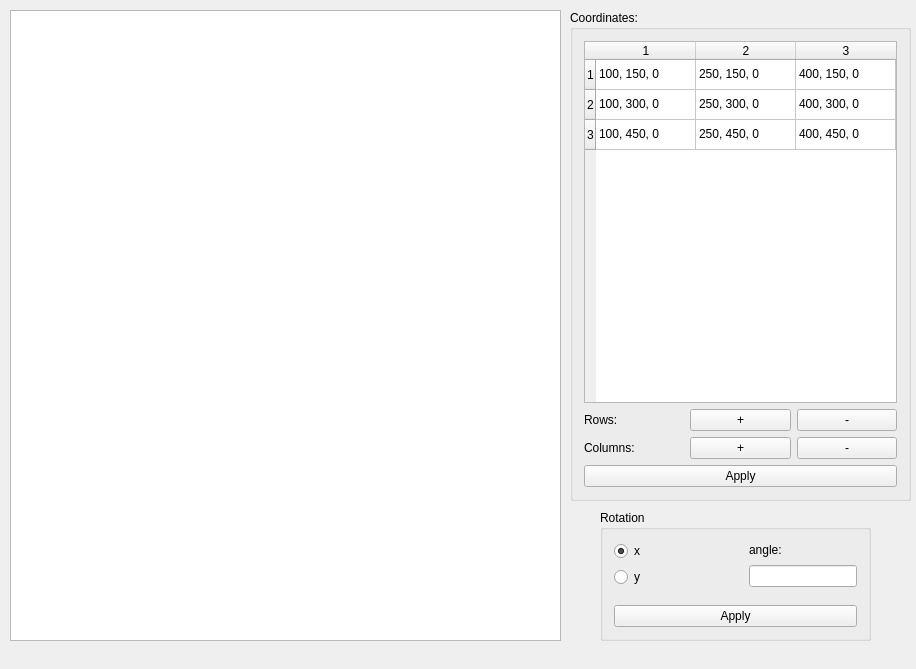
<?xml version="1.0" encoding="UTF-8"?>
<ui version="4.0">
 <class>MainWindow</class>
 <widget class="QMainWindow" name="MainWindow">
  <property name="geometry">
   <rect>
    <x>0</x>
    <y>0</y>
    <width>916</width>
    <height>669</height>
   </rect>
  </property>
  <property name="windowTitle">
   <string>Bezier Surface</string>
  </property>
  <widget class="QWidget" name="centralWidget">
   <widget class="QGraphicsView" name="drawArea">
    <property name="geometry">
     <rect>
      <x>10</x>
      <y>10</y>
      <width>551</width>
      <height>631</height>
     </rect>
    </property>
    <property name="sizePolicy">
     <sizepolicy hsizetype="Fixed" vsizetype="Fixed">
      <horstretch>0</horstretch>
      <verstretch>0</verstretch>
     </sizepolicy>
    </property>
   </widget>
   <widget class="QGroupBox" name="groupBox">
    <property name="geometry">
     <rect>
      <x>570</x>
      <y>10</y>
      <width>341</width>
      <height>491</height>
     </rect>
    </property>
    <property name="sizePolicy">
     <sizepolicy hsizetype="Fixed" vsizetype="Fixed">
      <horstretch>0</horstretch>
      <verstretch>0</verstretch>
     </sizepolicy>
    </property>
    <property name="title">
     <string>Coordinates:</string>
    </property>
    <layout class="QGridLayout" name="gridLayout">
     <item row="1" column="0">
      <widget class="QLabel" name="label_2">
       <property name="text">
        <string>Rows:</string>
       </property>
      </widget>
     </item>
     <item row="1" column="1">
      <widget class="QPushButton" name="addRowBtn">
       <property name="text">
        <string>+</string>
       </property>
      </widget>
     </item>
     <item row="1" column="2">
      <widget class="QPushButton" name="deleteRowBtn">
       <property name="text">
        <string>-</string>
       </property>
      </widget>
     </item>
     <item row="2" column="0">
      <widget class="QLabel" name="label_3">
       <property name="text">
        <string>Columns:</string>
       </property>
      </widget>
     </item>
     <item row="2" column="1">
      <widget class="QPushButton" name="addColBtn">
       <property name="text">
        <string>+</string>
       </property>
      </widget>
     </item>
     <item row="2" column="2">
      <widget class="QPushButton" name="deleteColBtn">
       <property name="text">
        <string>-</string>
       </property>
      </widget>
     </item>
     <item row="0" column="0" colspan="3">
      <widget class="QTableWidget" name="table">
       <property name="sizePolicy">
        <sizepolicy hsizetype="Expanding" vsizetype="Expanding">
         <horstretch>0</horstretch>
         <verstretch>0</verstretch>
        </sizepolicy>
       </property>
       <row>
        <property name="text">
         <string>1</string>
        </property>
       </row>
       <row>
        <property name="text">
         <string>2</string>
        </property>
       </row>
       <row>
        <property name="text">
         <string>3</string>
        </property>
       </row>
       <column>
        <property name="text">
         <string>1</string>
        </property>
       </column>
       <column>
        <property name="text">
         <string>2</string>
        </property>
       </column>
       <column>
        <property name="text">
         <string>3</string>
        </property>
       </column>
       <item row="0" column="0">
        <property name="text">
         <string>100, 150, 0</string>
        </property>
       </item>
       <item row="0" column="1">
        <property name="text">
         <string>250, 150, 0</string>
        </property>
       </item>
       <item row="0" column="2">
        <property name="text">
         <string>400, 150, 0</string>
        </property>
       </item>
       <item row="1" column="0">
        <property name="text">
         <string>100, 300, 0</string>
        </property>
       </item>
       <item row="1" column="1">
        <property name="text">
         <string>250, 300, 0</string>
        </property>
       </item>
       <item row="1" column="2">
        <property name="text">
         <string>400, 300, 0</string>
        </property>
       </item>
       <item row="2" column="0">
        <property name="text">
         <string>100, 450, 0</string>
        </property>
       </item>
       <item row="2" column="1">
        <property name="text">
         <string>250, 450, 0</string>
        </property>
       </item>
       <item row="2" column="2">
        <property name="text">
         <string>400, 450, 0</string>
        </property>
       </item>
      </widget>
     </item>
     <item row="3" column="0" colspan="3">
      <widget class="QPushButton" name="calcBtn">
       <property name="text">
        <string>Apply</string>
       </property>
      </widget>
     </item>
    </layout>
   </widget>
   <widget class="QGroupBox" name="groupBox_2">
    <property name="enabled">
     <bool>true</bool>
    </property>
    <property name="geometry">
     <rect>
      <x>600</x>
      <y>510</y>
      <width>271</width>
      <height>131</height>
     </rect>
    </property>
    <property name="sizePolicy">
     <sizepolicy hsizetype="Fixed" vsizetype="Fixed">
      <horstretch>0</horstretch>
      <verstretch>0</verstretch>
     </sizepolicy>
    </property>
    <property name="title">
     <string>Rotation</string>
    </property>
    <layout class="QVBoxLayout" name="verticalLayout_4">
     <item>
      <layout class="QHBoxLayout" name="horizontalLayout">
       <item>
        <layout class="QVBoxLayout" name="verticalLayout_2">
         <item>
          <widget class="QRadioButton" name="radioButtonX">
           <property name="text">
            <string>x</string>
           </property>
           <property name="checked">
            <bool>true</bool>
           </property>
          </widget>
         </item>
         <item>
          <widget class="QRadioButton" name="radioButtonY">
           <property name="text">
            <string>y</string>
           </property>
          </widget>
         </item>
        </layout>
       </item>
       <item>
        <spacer name="horizontalSpacer">
         <property name="orientation">
          <enum>Qt::Horizontal</enum>
         </property>
         <property name="sizeHint" stdset="0">
          <size>
           <width>40</width>
           <height>20</height>
          </size>
         </property>
        </spacer>
       </item>
       <item>
        <layout class="QVBoxLayout" name="verticalLayout_3">
         <item>
          <widget class="QLabel" name="label">
           <property name="text">
            <string>angle:</string>
           </property>
          </widget>
         </item>
         <item>
          <widget class="QLineEdit" name="angle"/>
         </item>
        </layout>
       </item>
      </layout>
     </item>
     <item>
      <spacer name="verticalSpacer">
       <property name="orientation">
        <enum>Qt::Vertical</enum>
       </property>
       <property name="sizeHint" stdset="0">
        <size>
         <width>20</width>
         <height>40</height>
        </size>
       </property>
      </spacer>
     </item>
     <item>
      <widget class="QPushButton" name="makeRotationBtn">
       <property name="text">
        <string>Apply</string>
       </property>
      </widget>
     </item>
    </layout>
   </widget>
  </widget>
 </widget>
 <layoutdefault spacing="6" margin="11"/>
 <resources/>
 <connections/>
</ui>
